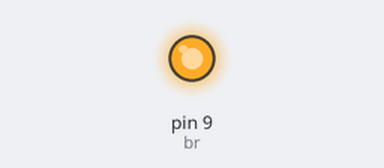
Bench run of a sketch on a simulated Arduino Uno, built with avr-gcc and run on an emulated ATmega328P. Shown: output pins drawn as LEDs (lit = HIGH).

Above: at 0.1 s.
Timing chart, 0 to 1.6 s (numbered marks = the images above):
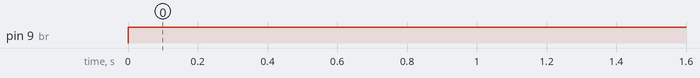

Measured:
- by itself, pin 9 (br): LOW → HIGH at 0.00 s

The sketch:

quadcopter.ino
```cpp
#include <Servo.h>

//Servo servoArray[4];
int motorArray[4];

const int RED_PIN = 9;
const int GREEN_PIN = 10;
const int BLUE_PIN = 11;


//Set constants for Motors
//Can only use PWM pins, must be 3,5,6,9 on Uno
const int fl = 3;  //Front left
const int fr = 5;  //Front right
const int bl = 6;  //Back left
const int br = 9;  //Back right

/*Define controllers. Names are the same as motor constants
 with a C added afterword */

//Servo flc;
//Servo frc;
//Servo blc;
//Servo brc;

//Current speed values of each motor
int fl_s = 0;
int fr_s = 0;
int bl_s = 0;
int br_s = 100;

//TODO - Make sure the actual global variables are being accessed
int speedArray[4];

void setup()
{
  /*Device setup*/
  /*This calibrates and arms the ESC controllers */

  // pinMode(RED_PIN, OUTPUT);
  // pinMode(GREEN_PIN, OUTPUT);
  // pinMode(blUE_PIN, OUTPUT);

    pinMode(br,OUTPUT);

//  flc.attach(fl);
//  frc.attach(fr);
//  blc.attach(bl);
//  brc.attach(br);
//
//  //Initialize array of motors. Use standard PWM pins
    motorArray[0] = fl;
    motorArray[1] = fr;
    motorArray[2] = bl;
    motorArray[3] = br;
//
//  //Initialize array of motor speeds
    speedArray[0] = fl_s;
    speedArray[0] = fr_s;
    speedArray[0] = bl_s;
    speedArray[0] = br_s;

//
//  for (int i=0; i<4; i++)
//  {
//
//    /*On each motor, write lowest throttle signal (0)
//     to ESC. This should be a 1 ms pulse.  Repeat this
//     every 20 ms. */
//
//    //NOTE - Timing may need to be adjusted to the specific ESC
//    for (int j=0; j<1000; j++)
//    {
//      servoArray[i].write(0);
//      delay(20);
//    }
//
//    /*Write high throttle signal (180) for calibration */
//    for (int j=0; j<1000; j++)
//    {
//      servoArray[i].write(180);
//      delay(20);
//    }
//
//  }


  Serial.begin(9600);


}
void loop()
{


  /*Listen for inputs from controller.
   */

  /* Write current set speed to each controller. Repeat every 2 ms. */
//  for (int k=0;k<4;k++)
//  {
//    servoArray[k].write(speedArray[k]);
//  }
//  delay(2);


      digitalWrite(9, HIGH);

//    for(int i=0;i<4;i++)
//    {
//       setMotorSpeed(motorArray[i],speedArray[i]);
//    }

}

//Motor functions
//When calling any motor function, call hover() to reset all values;
//TODO - Is this safe? Will this cause a problem, even for a ms?
void turnLeft()
{
  //Lower power to left motors

  setMotorSpeed(fl,100);
  setMotorSpeed(bl,100);

//  fl_s = 100;
//  bl_s = 100;

}


void turnRight()
{
  //Lower power to right motors

  hover();

  setMotorSpeed(fr,100);
  setMotorSpeed(br,100);

//  fr_s = 100;
//  bl_s = 100;

}


void hover()
{
  //Clear all previous values for motors.
  //Maintain constant height. Lock all motors at hovering speed.
  //This is the first fail-safe, use to prevent collisions.

  //Set all motors to middle speed
  for (int i=0; i<4;i++)
  {
   setMotorSpeed(motorArray[i],150);
  }

//   for (int l;l<4;l++)
//   {
//      speedArray[l] = 140;
//   }

}

void forward()
{
  //Decrease power to forward motors
  //TODO - How to compensate rear altitude rise?

  hover();
  /*
   //TODO - Check numbers
   setMotorSpeed(fl,100);
   setMotorSpeed(fr,100); */

  fl_s = 100;
  fr_s = 100;
  bl_s = 100;
  br_s = 100;

}
void backward()
{
  //Decrease power to front motors

  hover();
  setMotorSpeed(bl,100);
  setMotorSpeed(br,100);
  //bl_s = 100;
  //br_s = 100;

}


void setMotorSpeed(int m,int s)
{

  //Set speed of motor 'motor' to value of s.
  //Speed values can only be 0-255 inclusive. Limit values to this range.
  if (s>255)
  {
    s = 255;
  }
  if (s<0)
  {
    s = 0;
  }

  //QUESTION - Does this only work for one motor? how to handle concurrent motors?
  analogWrite(m,s);
}


void emergencyStop()
{
  //Stop all motors. This is the last failsafe.
  /* for (int i;i<=(sizeof(servoArray)/sizeof(int));i++)
   {
   setMotorSpeed(servoArray[i],0);
   } */

   for (int l;l<4;l++)
   {
      speedArray[l] = 0;
   }

}


//Sensor functions

boolean collisionImminent()
{
  //Get distance from collision sensor, stop movement and hover if collision is near.
  hover();
}
```
